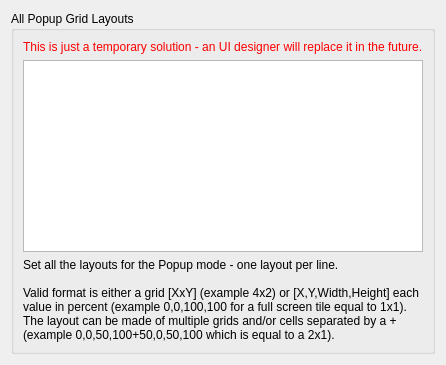
     <widget class="QWidget" name="tab_allPopupLayouts">
      <attribute name="icon">
       <iconset theme="input-tablet"/>
      </attribute>
      <attribute name="title">
       <string>All Layouts</string>
      </attribute>
      <layout class="QVBoxLayout" name="verticalLayout_whitelist">
       <item>
        <widget class="QGroupBox" name="groupBox_allPopupLayouts">
         <property name="title">
          <string>All Popup Grid Layouts</string>
         </property>
         <layout class="QVBoxLayout" name="verticalLayout_applicationWhitelist">
          <item>
           <widget class="QLabel" name="label_allPopupLayoutsDisclaimer">
            <property name="text">
             <string>&lt;html&gt;&lt;head/&gt;&lt;body&gt;&lt;p&gt;&lt;span style=&quot; color:#ff0000;&quot;&gt;This is just a temporary solution - an UI designer will replace it in the future.&lt;/span&gt;&lt;/p&gt;&lt;/body&gt;&lt;/html&gt;</string>
            </property>
           </widget>
          </item>
          <item>
           <widget class="QPlainTextEdit" name="kcfg_allPopupLayouts">
            <property name="plainText">
             <string/>
            </property>
           </widget>
          </item>
          <item>
           <widget class="QLabel" name="label_allPopupLayoutsExplanation">
            <property name="text">
             <string>&lt;html&gt;&lt;head/&gt;&lt;body&gt;&lt;p&gt;Set all the layouts for the Popup mode - one layout per line.&lt;br/&gt;&lt;br/&gt;Valid format is either a grid [XxY] (example 4x2) or [X,Y,Width,Height] each value in percent (example 0,0,100,100 for a full screen tile equal to 1x1). The layout can be made of multiple grids and/or cells separated by a + (example 0,0,50,100+50,0,50,100 which is equal to a 2x1).&lt;/p&gt;&lt;/body&gt;&lt;/html&gt;</string>
            </property>
            <property name="wordWrap">
             <bool>true</bool>
            </property>
           </widget>
          </item>
         </layout>
        </widget>
       </item>
      </layout>
     </widget>
